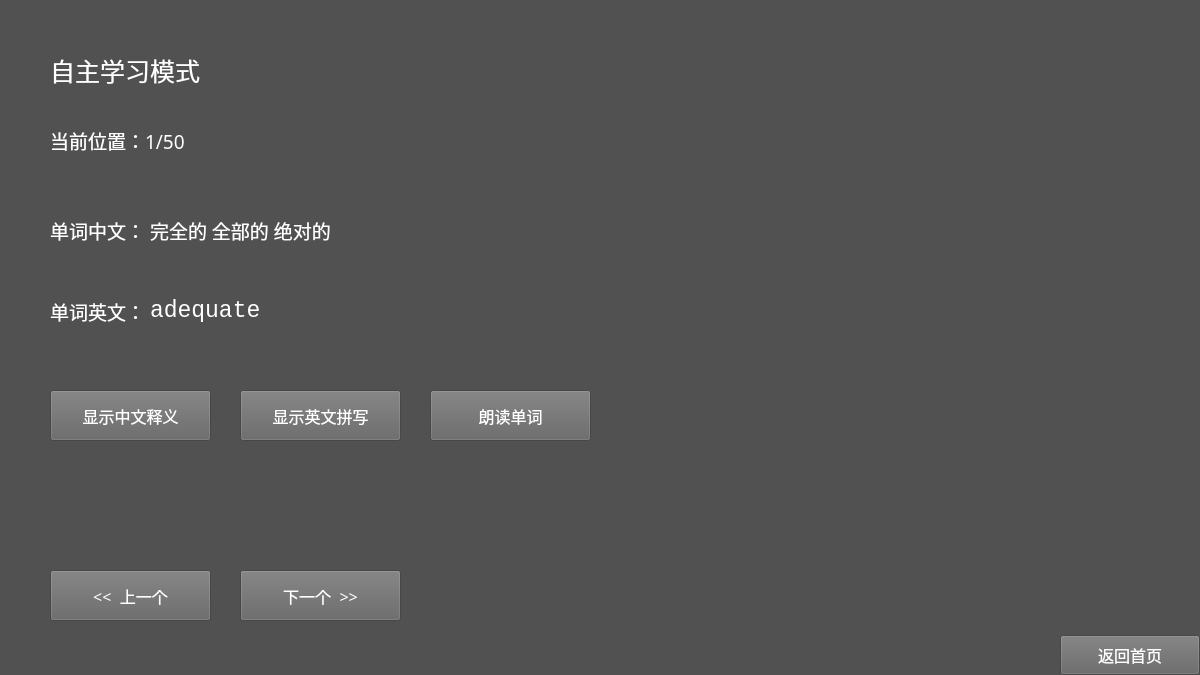
<?xml version="1.0" encoding="UTF-8"?>
<ui version="4.0">
 <class>Learn</class>
 <widget class="QFrame" name="Learn">
  <property name="geometry">
   <rect>
    <x>0</x>
    <y>0</y>
    <width>1200</width>
    <height>675</height>
   </rect>
  </property>
  <property name="windowTitle">
   <string>Frame</string>
  </property>
  <property name="styleSheet">
   <string notr="true">background-color: rgb(81, 81, 81);</string>
  </property>
  <widget class="QLabel" name="labelChineseTitle">
   <property name="geometry">
    <rect>
     <x>50</x>
     <y>210</y>
     <width>91</width>
     <height>41</height>
    </rect>
   </property>
   <property name="font">
    <font>
     <family>等线</family>
     <pointsize>14</pointsize>
    </font>
   </property>
   <property name="focusPolicy">
    <enum>Qt::NoFocus</enum>
   </property>
   <property name="styleSheet">
    <string notr="true">color: rgb(255, 255, 255);</string>
   </property>
   <property name="text">
    <string>单词中文：</string>
   </property>
   <property name="textFormat">
    <enum>Qt::AutoText</enum>
   </property>
  </widget>
  <widget class="QPushButton" name="pushButtonExit">
   <property name="geometry">
    <rect>
     <x>1060</x>
     <y>635</y>
     <width>140</width>
     <height>40</height>
    </rect>
   </property>
   <property name="font">
    <font>
     <family>等线</family>
     <pointsize>12</pointsize>
    </font>
   </property>
   <property name="focusPolicy">
    <enum>Qt::NoFocus</enum>
   </property>
   <property name="styleSheet">
    <string notr="true">background-color: rgb(100, 100, 100);
color: rgb(255, 255, 255);</string>
   </property>
   <property name="text">
    <string>返回首页</string>
   </property>
  </widget>
  <widget class="QLabel" name="labelLocation">
   <property name="geometry">
    <rect>
     <x>50</x>
     <y>120</y>
     <width>191</width>
     <height>41</height>
    </rect>
   </property>
   <property name="font">
    <font>
     <family>等线</family>
     <pointsize>14</pointsize>
    </font>
   </property>
   <property name="focusPolicy">
    <enum>Qt::NoFocus</enum>
   </property>
   <property name="styleSheet">
    <string notr="true">color: rgb(255, 255, 255);</string>
   </property>
   <property name="text">
    <string>当前位置：1/50</string>
   </property>
  </widget>
  <widget class="QLabel" name="labelTitle">
   <property name="geometry">
    <rect>
     <x>50</x>
     <y>40</y>
     <width>471</width>
     <height>61</height>
    </rect>
   </property>
   <property name="font">
    <font>
     <family>等线</family>
     <pointsize>19</pointsize>
    </font>
   </property>
   <property name="focusPolicy">
    <enum>Qt::NoFocus</enum>
   </property>
   <property name="styleSheet">
    <string notr="true">color: rgb(255, 255, 255);</string>
   </property>
   <property name="text">
    <string>自主学习模式</string>
   </property>
  </widget>
  <widget class="QLabel" name="labelChinese">
   <property name="geometry">
    <rect>
     <x>150</x>
     <y>210</y>
     <width>571</width>
     <height>41</height>
    </rect>
   </property>
   <property name="font">
    <font>
     <family>等线</family>
     <pointsize>14</pointsize>
    </font>
   </property>
   <property name="focusPolicy">
    <enum>Qt::NoFocus</enum>
   </property>
   <property name="styleSheet">
    <string notr="true">color: rgb(255, 255, 255);</string>
   </property>
   <property name="text">
    <string>完全的 全部的 绝对的</string>
   </property>
   <property name="textFormat">
    <enum>Qt::AutoText</enum>
   </property>
  </widget>
  <widget class="QLabel" name="labelEnglishTitle">
   <property name="geometry">
    <rect>
     <x>50</x>
     <y>291</y>
     <width>91</width>
     <height>41</height>
    </rect>
   </property>
   <property name="font">
    <font>
     <family>等线</family>
     <pointsize>14</pointsize>
    </font>
   </property>
   <property name="focusPolicy">
    <enum>Qt::NoFocus</enum>
   </property>
   <property name="styleSheet">
    <string notr="true">color: rgb(255, 255, 255);</string>
   </property>
   <property name="text">
    <string>单词英文：</string>
   </property>
   <property name="textFormat">
    <enum>Qt::AutoText</enum>
   </property>
  </widget>
  <widget class="QLabel" name="labelEnglish">
   <property name="geometry">
    <rect>
     <x>150</x>
     <y>290</y>
     <width>571</width>
     <height>41</height>
    </rect>
   </property>
   <property name="font">
    <font>
     <family>Consolas</family>
     <pointsize>17</pointsize>
    </font>
   </property>
   <property name="focusPolicy">
    <enum>Qt::NoFocus</enum>
   </property>
   <property name="styleSheet">
    <string notr="true">color: rgb(255, 255, 255);</string>
   </property>
   <property name="text">
    <string>adequate</string>
   </property>
   <property name="textFormat">
    <enum>Qt::AutoText</enum>
   </property>
  </widget>
  <widget class="QPushButton" name="pushButtonShowChinese">
   <property name="geometry">
    <rect>
     <x>50</x>
     <y>390</y>
     <width>161</width>
     <height>51</height>
    </rect>
   </property>
   <property name="font">
    <font>
     <family>等线</family>
     <pointsize>12</pointsize>
    </font>
   </property>
   <property name="focusPolicy">
    <enum>Qt::NoFocus</enum>
   </property>
   <property name="styleSheet">
    <string notr="true">background-color: rgb(100, 100, 100);
color: rgb(255, 255, 255);</string>
   </property>
   <property name="text">
    <string>显示中文释义</string>
   </property>
  </widget>
  <widget class="QPushButton" name="pushButtonShowEnglish">
   <property name="geometry">
    <rect>
     <x>240</x>
     <y>390</y>
     <width>161</width>
     <height>51</height>
    </rect>
   </property>
   <property name="font">
    <font>
     <family>等线</family>
     <pointsize>12</pointsize>
    </font>
   </property>
   <property name="focusPolicy">
    <enum>Qt::NoFocus</enum>
   </property>
   <property name="styleSheet">
    <string notr="true">background-color: rgb(100, 100, 100);
color: rgb(255, 255, 255);</string>
   </property>
   <property name="text">
    <string>显示英文拼写</string>
   </property>
  </widget>
  <widget class="QPushButton" name="pushButtonRead">
   <property name="geometry">
    <rect>
     <x>430</x>
     <y>390</y>
     <width>161</width>
     <height>51</height>
    </rect>
   </property>
   <property name="font">
    <font>
     <family>等线</family>
     <pointsize>12</pointsize>
    </font>
   </property>
   <property name="focusPolicy">
    <enum>Qt::NoFocus</enum>
   </property>
   <property name="styleSheet">
    <string notr="true">background-color: rgb(100, 100, 100);
color: rgb(255, 255, 255);</string>
   </property>
   <property name="text">
    <string>朗读单词</string>
   </property>
  </widget>
  <widget class="QPushButton" name="pushButtonPrev">
   <property name="geometry">
    <rect>
     <x>50</x>
     <y>570</y>
     <width>161</width>
     <height>51</height>
    </rect>
   </property>
   <property name="font">
    <font>
     <family>等线</family>
     <pointsize>12</pointsize>
    </font>
   </property>
   <property name="focusPolicy">
    <enum>Qt::NoFocus</enum>
   </property>
   <property name="styleSheet">
    <string notr="true">background-color: rgb(100, 100, 100);
color: rgb(255, 255, 255);</string>
   </property>
   <property name="text">
    <string>&lt;&lt;  上一个</string>
   </property>
  </widget>
  <widget class="QPushButton" name="pushButtonNext">
   <property name="geometry">
    <rect>
     <x>240</x>
     <y>570</y>
     <width>161</width>
     <height>51</height>
    </rect>
   </property>
   <property name="font">
    <font>
     <family>等线</family>
     <pointsize>12</pointsize>
    </font>
   </property>
   <property name="focusPolicy">
    <enum>Qt::NoFocus</enum>
   </property>
   <property name="styleSheet">
    <string notr="true">background-color: rgb(100, 100, 100);
color: rgb(255, 255, 255);</string>
   </property>
   <property name="text">
    <string>下一个  &gt;&gt;</string>
   </property>
  </widget>
 </widget>
 <resources/>
 <connections/>
</ui>
